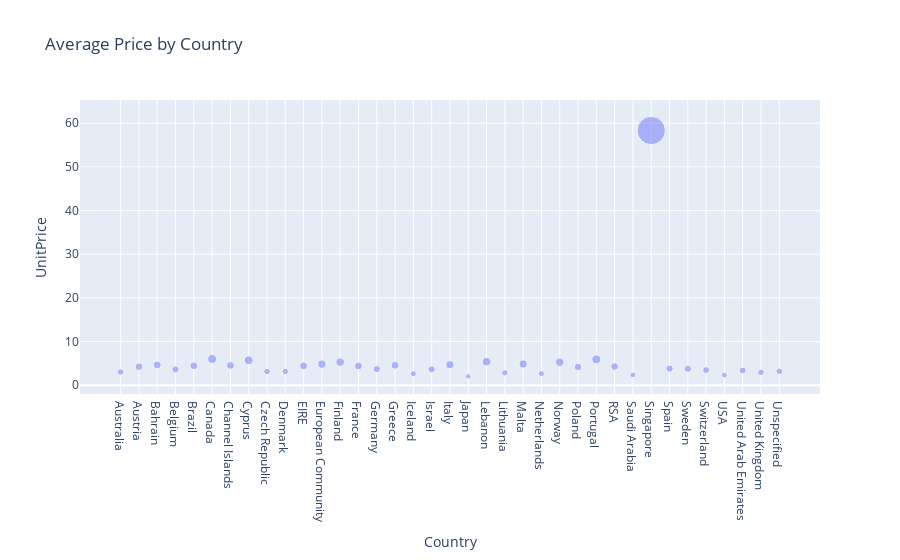

Notebook cell for this chart:
### Code cell
px.scatter(data.iloc[:, [5, 7]].groupby(["Country"]).mean(), 
           y = "UnitPrice", size = "UnitPrice", title = "Average Price by Country", opacity = 0.48)

### Figure 1 — Plotly figure (JSON) as saved in the notebook; plotly's stock layout.template omitted (floating-point values rounded to 4 significant figures)
{"data": [{"hovertemplate": "Country=%{x}<br>UnitPrice=%{marker.size}<extra></extra>", "legendgroup": "", "marker": {"color": "#636efa", "opacity": 0.48, "size": [3.049, 4.256, 4.644, 3.63, 4.456, 6.03, 4.532, 5.71, 3.131, 3.146, 4.446, 4.83, 5.297, 4.415, 3.708, 4.574, 2.644, 3.647, 4.718, 2.047, 5.388, 2.841, 4.868, 2.644, 5.282, 4.173, 5.925, 4.278, 2.351, 58.33, 3.825, 3.76, 3.469, 2.309, 3.381, 2.964, 3.201], "sizemode": "area", "sizeref": 0.1458, "symbol": "circle"}, "mode": "markers", "name": "", "orientation": "v", "showlegend": false, "type": "scatter", "x": ["Australia", "Austria", "Bahrain", "Belgium", "Brazil", "Canada", "Channel Islands", "Cyprus", "Czech Republic", "Denmark", "EIRE", "European Community", "Finland", "France", "Germany", "Greece", "Iceland", "Israel", "Italy", "Japan", "Lebanon", "Lithuania", "Malta", "Netherlands", "Norway", "Poland", "Portugal", "RSA", "Saudi Arabia", "Singapore", "Spain", "Sweden", "Switzerland", "USA", "United Arab Emirates", "United Kingdom", "Unspecified"], "xaxis": "x", "y": [3.049, 4.256, 4.644, 3.63, 4.456, 6.03, 4.532, 5.71, 3.131, 3.146, 4.446, 4.83, 5.297, 4.415, 3.708, 4.574, 2.644, 3.647, 4.718, 2.047, 5.388, 2.841, 4.868, 2.644, 5.282, 4.173, 5.925, 4.278, 2.351, 58.33, 3.825, 3.76, 3.469, 2.309, 3.381, 2.964, 3.201], "yaxis": "y"}], "layout": {"legend": {"itemsizing": "constant", "tracegroupgap": 0}, "title": {"text": "Average Price by Country"}, "xaxis": {"anchor": "y", "domain": [0, 1], "title": {"text": "Country"}}, "yaxis": {"anchor": "x", "domain": [0, 1], "title": {"text": "UnitPrice"}}}}
